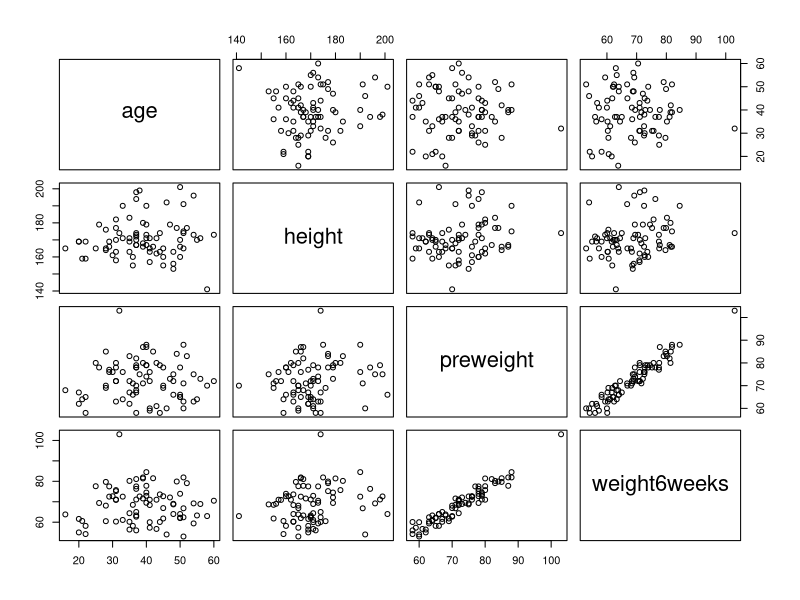
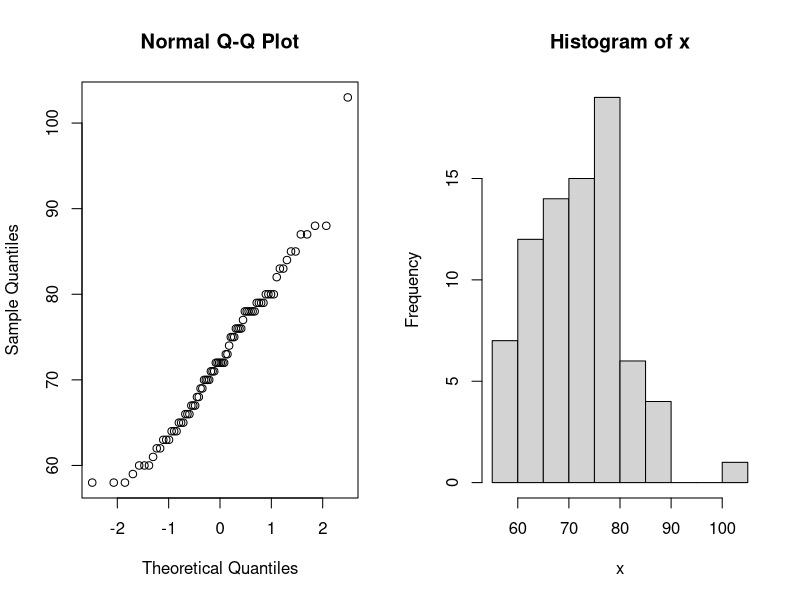
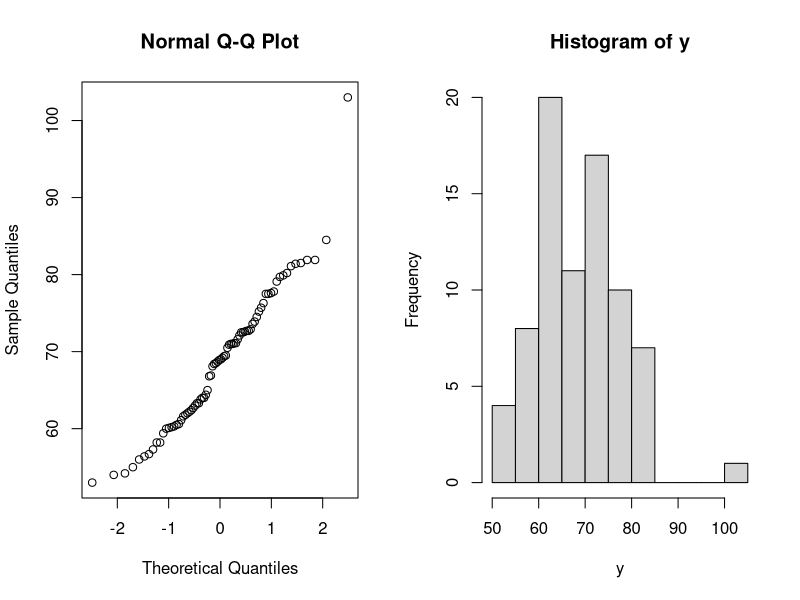
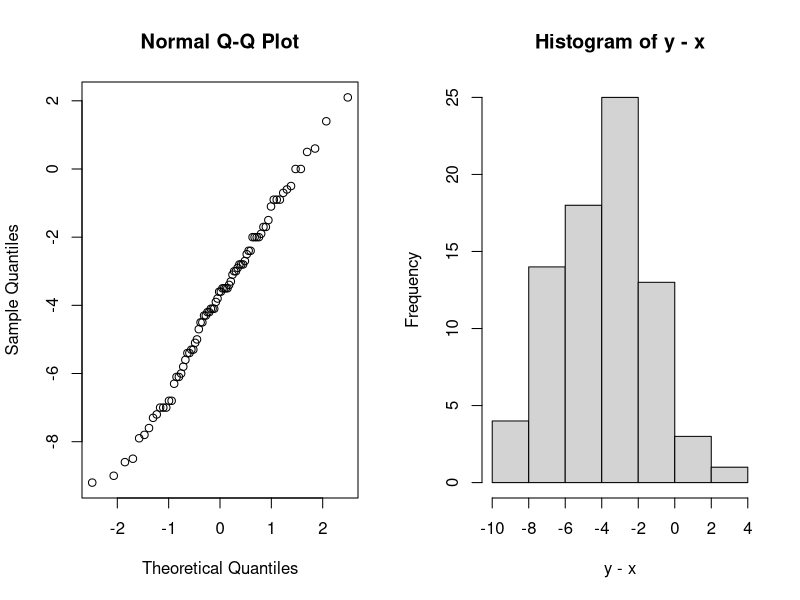
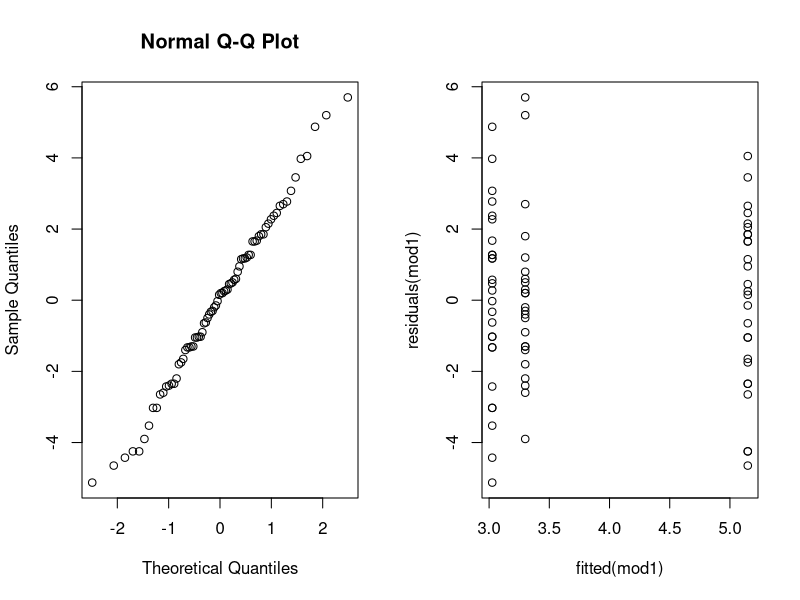

Reproduce these figures in R, in order. (Note: this script raises an error after producing the figures.)
######### Short solution practice assignment ######

# setwd("~/your data folder")
diet=read.table("data/diet.txt",header=T)
colnames(diet)
pairs(diet[-c(1,2,6)])
xtabs(~gender,data=diet)
sum(diet$gender==0,na.rm=T) #43 number of females
sum(diet$gender==1,na.rm=T) #33 number of males
mean(diet$height[diet$gender==0],na.rm=T) # 167.3488
mean(diet$height[diet$gender==1],na.rm=T) # 175.2424

## a)
x=diet$preweight;y=diet$weight6weeks
# we intend to use paired t-test, then check normality
par(mfrow=c(1,2))
qqnorm(x);hist(x) # does not look normal
qqnorm(y);hist(y) # does not look normal
qqnorm(y-x);hist(y-x) #shapiro.test(y-x) # but the difference is actually ok
t.test(x,y,alt="g",paired=T) # p-value<2.2e-16, test says diet works  
## The samples x, y do not look normal, we can also use Mann-Whitney test  
# wilcox.test(x,y,paired=T) # p-value=1.372e-13, also this test says diet works 
# one can set in wilcoxon test alt="g", but it's fine without

## Remark. However if we test for the normality of the differences y-x, 
## they do look normal and the paired t-test can be applied.
## Thus full points are given also if normality is checked and confirmed 
## for y-x, and then paired t-test is applied. 


## b)
diet$weight.lost=diet$preweight-diet$weight6weeks
# We reduce the testing problem to a binomial test, let X be the lost weight.  
# Notice that H0: med(X)<= 3 against H1: med(X)>3 is the same as
# H0: p=P(X>3)<=0.5 against H1: p>0.5  
# The latter is a binomal test. So, 
n=length(diet$weight.lost); w=sum(diet$weight.lost>3)
binom.test(w,n,0.5,alt="g")
# p-value=0.04439<0.05, we reject H0, hence the claim med(X)>3 is correct.

## c)
diet$diet=factor(diet$diet) # make the variable diet factor
## is.factor(diet$diet) # just to check that it became factor
mod1=lm(weight.lost~diet,data=diet)
anova(mod1) ## p=0.003229, diet has an effect on the lost wight
par(mfrow=c(1,2)) # check the normality assumption
qqnorm(residuals(mod1)) # looks ok
plot(fitted(mod1),residuals(mod1)) # looks ok, remember there are just 3 fitted values

## Do all three types of diets lead to weight loss?
summary(mod1)
# Yes, as all cell means mu+alpha_i>0 are positive.
# Which diet was best for losing weight? Diet 3 is the best

## d)
# Test for interaction between gender and diet
mod2=lm(weight.lost~gender*diet,data=diet)  
anova(mod2) # interaction between gender and diet is barely present (p-value=0.048842)
## it seems that diet is certainly significant, 
# gender is present as well at least via interaction which is significant 
 
# Why cannot we apply the Friedman test? 
# One simple (but not full) answer is: the Friedman test is not relevant 
# because there is no block factor involved here. We can pretend that gender 
# is block, the test still cannot be applied in view of the wrong design

# Additional reasoning why the Friedman test is not relevant. If we try
friedman.test(diet$weight.lost,diet$diet,diet$gender) 
# we see the problems with NA's
diet2=diet[-c(25,26),] # but even if we remove the rows with NA's, there will 
# still be a problem with the wrong design: we do not have one observation 
# for all combinations of levels of the treatment and block factors
friedman.test(diet2$weight.lost,diet2$diet,diet2$gender) # wrong design

## e)
is.numeric(diet$height) # just to check height is numeric
mod4=lm(weight.lost~diet*height,data=diet)
anova(mod4) # p-value=0.286928, no interaction between diet and height
## Is the effect of height the same for all 3 types of diet?
# Yes, because there is no interaction between diet and height. 
# Now we test for the main effects by using the additive model 
drop1(lm(weight.lost~diet+height,data=diet),test="F")
# diet p-value=0.005612, height p-value=0.831170
# conclude that diet is significant and height is not. 

## f)
# In e) we found there is no interaction. So we use the additive model
mod5=lm(weight.lost~diet+height,data=diet)
drop1(mod5,test="F") # factor diet is significant, variable height is not
## not asked: also summary(mod5) # confirms what we had in c)

# Hence the approach from c) is preferable (with only factor diet): 
# no reason to include variable height that has no effect whatsoever. 

# Prediction of the lost weight for all 3 types of diet for an average person:
# the characteristics of a person do not matter as they are not included 
# in our preferred model (just one-way anova with factor diet)
summary(mod1) # and compute the group means: 3.3000kg, 3.3000-0.2741=3.0259kg, 
# 3.3000+1.8481=5.1481kg are expected to loose as result of diets 1,2,3
# Alternatively, by predict command:
newdata=data.frame(diet=c("1","2","3"))
predict(mod1,newdata) # 3.300000kg 3.025926kg 5.148148kg 
 

## g) 
# Test in b) is impossible to implement

# Test in c) for lost.4kg and diet can be done in two ways:  
# either by contingency table test; or by using logistic regression.
# Any of the two is ok. We use logistic regression for the test in c).

# Test in c) by logistic regression lost.4kg~diet
lost.4kg=diet$weight.lost>4
lr1=glm(lost.4kg~diet,family=binomial,data=diet)
anova(lr1,test="Chisq") # p-value=0.003409, diet is significant

# Tests in d) and e) can be addressed by the logistic regression
## Test in d) by logistic regression lost.4kg~diet*gender
lr3=glm(lost.4kg~gender*diet,family=binomial,data=diet)
anova(lr3,test="Chisq") # p-value=0.010035, interaction between diet and gender
 
# Test in e) by logistic regression lost.4kg~diet*height
lr5=glm(lost.4kg~diet*height,family=binomial,data=diet)
anova(lr5,test="Chisq") # p-value=0.504096, no interaction between diet and height
lr6=glm(lost.4kg~diet+height,family=binomial,data=diet) # additive model
drop1(lr6,test="Chisq")  # diet p-value=0.004247, height p-value=0.872770 
# diet is significant, height is not




 